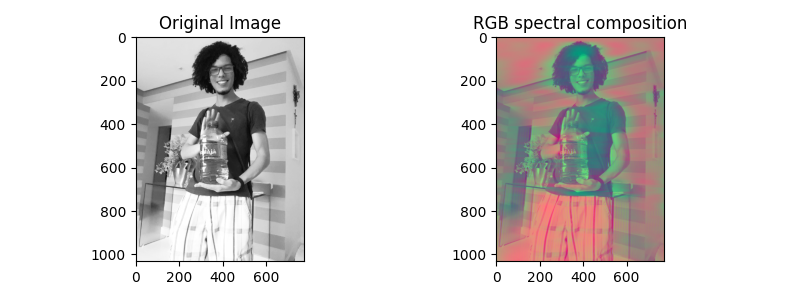
#> input picture example/me.png, 800 x 300 px, given in place of white_tiger_chun_lo.png, which was not available
$ python specdecomp.py
#> lines starting #> are read from the running program, lines starting #| are printed output that depends on the picture; pictures that were not available may be replaced by others from this repository, and a replacement may not be noted
#!/usr/bin/env python3

import numpy as np
from PIL import Image
import matplotlib.pyplot as plt


def normalize(img):
    '''
    Normalizes array with values ranging from 0 to 1.
    '''
    imgmax = img.max()
    imgmin = img.min()
    normalized = (img - imgmin) / (imgmax - imgmin)
    return(normalized)


def view_amplitudes(imgfour, axis):
    amp = np.sum(np.abs(imgfour), axis=1-axis)
    fig, ax = plt.subplots()
    ax.plot(np.arange(1, amp.size+1), amp)
    ax.set_yscale('log')
    ax.set_xscale('log')
    plt.show()


def spectralcomp(img, axis=0, rg=None, gb=None,
                 rgp=None, gbp=None, interactive=False,
                 ratio_power=4):
    '''
    Create an RGB composition of frequencies.
    '''
    # passing image to Fourier domain
    imgfour = np.fft.rfft(img, axis=axis)
    # deriving limits to separate frequencies
    if interactive:
        view_amplitudes(imgfour, axis)
        rg = int(input('red-green limit at frquency: '))
        gb = int(input('green-blue limit at frquency: '))
    else:
        if rg is None or gb is None:
            if rgp is not None and gbp is not None:
                rg = int(rgp * imgfour.shape[axis])
                gb = int(gbp * imgfour.shape[axis])
            else:
                rg = int((1/3)**ratio_power * imgfour.shape[axis])
                gb = int((2/3)**ratio_power * imgfour.shape[axis])
    # creating channels in fouorier domain
    channelsfour = np.zeros((imgfour.shape[0], imgfour.shape[1], 3),
                            dtype=np.complex)
    # puts contents of
    if axis == 0:
        channelsfour[:rg, :, 0] = imgfour[:rg, :]
        channelsfour[rg:gb, :, 1] = imgfour[rg:gb, :]
        channelsfour[gb:, :, 2] = imgfour[gb:, :]
    else:
        channelsfour[:, :rg, 0] = imgfour[:, :rg]
        channelsfour[:, rg:gb, 1] = imgfour[:, rg:gb]
        channelsfour[:, gb:, 2] = imgfour[:, gb:]
    channels = np.fft.irfft(channelsfour, axis=axis)
    for i in range(3):
        channels[:, :, i] = normalize(channels[:, :, i])
    return(channels)


if __name__ == '__main__':
    import os

    # parameters
    filename = '/home/marcosrdac/Dropbox/pictures/wallpapers/favorites/pebbles_in_beach_sunset.jpg'
    filename = '/home/marcosrdac/Dropbox/documents/personal/photos/agua25l.png'
    filename = '/home/marcosrdac/Dropbox/pictures/wallpapers/favorites/water_drop_on_leaf.jpg'
    filename = '/home/marcosrdac/Dropbox/pictures/wallpapers/favorites/white_tiger_chun_lo.png'

    axis = 1
    saveas = 'test.png'

    # opening image, making it grayscale
    filename = os.path.expanduser(filename)
    img = np.mean(np.array(Image.open(filename)), axis=-1)
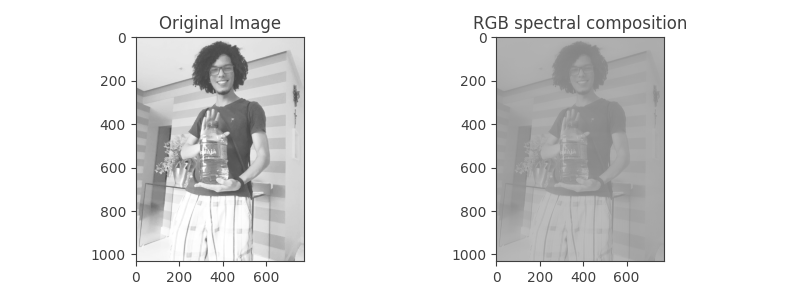
#> img: shape (300, 800) float64; min 63.75, max 255, mean 227.3

    # decomposing image
    compostion = spectralcomp(img, axis=axis, interactive=True)
#> in view_amplitudes, `amp = np.sum(np.abs(imgfour), axis=1-axis)`: amp = 401 values, max 54552086.5 at index 0, min 26840.8 at index 330, mean 290148.2
#> in view_amplitudes, `plt.show()`:
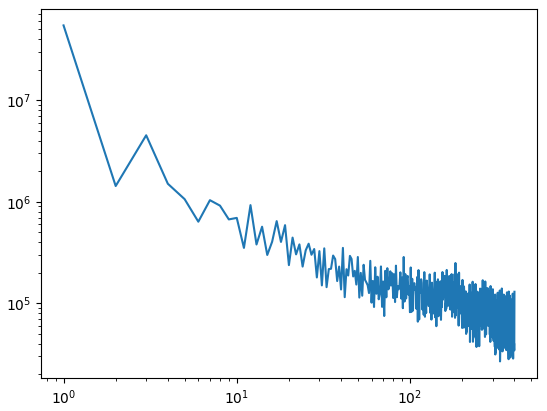
#> figure drawn by matplotlib, 1 panel; curve peaks at x = 1, y = 54552086.5
#> the answer given: 3
#> the answer given: 3
#> after the loop in spectralcomp, `for i in range(3):`: channels: shape (300, 800, 3) float64; 33.33% of the values are NaN or infinite; the others: min 0, max 1, mean 0.633

    # plotting results
    fig, ax = plt.subplots(1, 2, figsize=(8, 3))

    ax[0].set_title('Original Image')
    ax[0].imshow(img, cmap='Greys_r')

    ax[1].set_title('RGB spectral composition')
    ax[1].imshow(compostion)

    fig.tight_layout()

    fig.savefig(saveas)
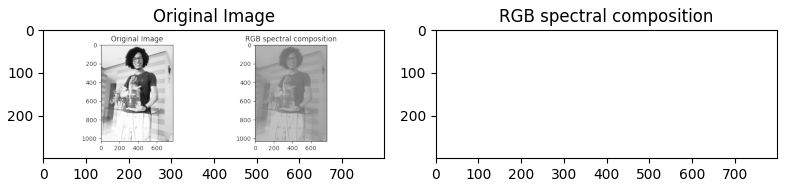
#> figure drawn by matplotlib, 2 panels
    plt.show()

$ run again, on example/pebbles.png
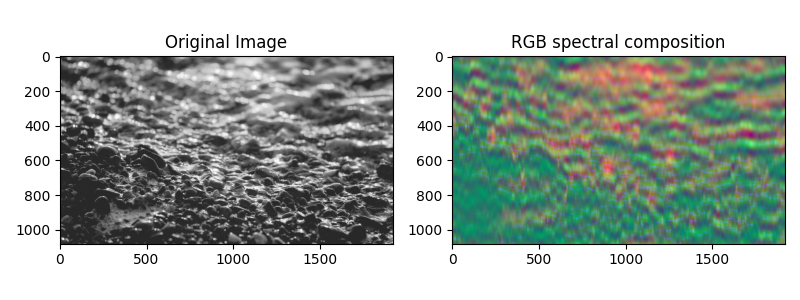
#> input picture example/pebbles.png, 800 x 300 px, given in place of white_tiger_chun_lo.png, which was not available
#> `img = np.mean(np.array(Image.open(filename)), axis=-1)`:
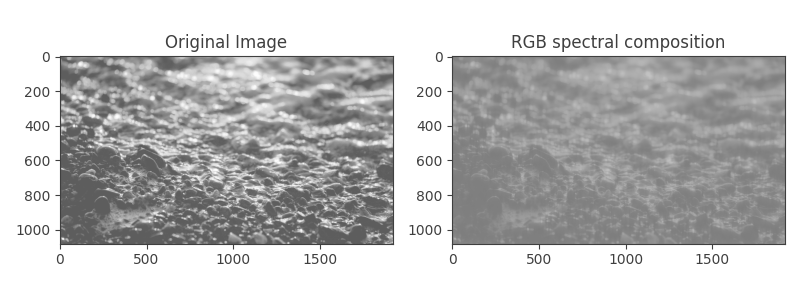
#> img: shape (300, 800) float64; min 63.75, max 255, mean 193.3
#> amp = 401 values, max 46399199.2 at index 0, min 18606.1 at index 352, mean 262435.2
#> `fig.savefig(saveas)`:
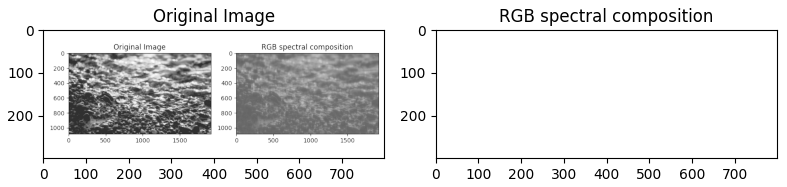
#> figure drawn by matplotlib, 2 panels
